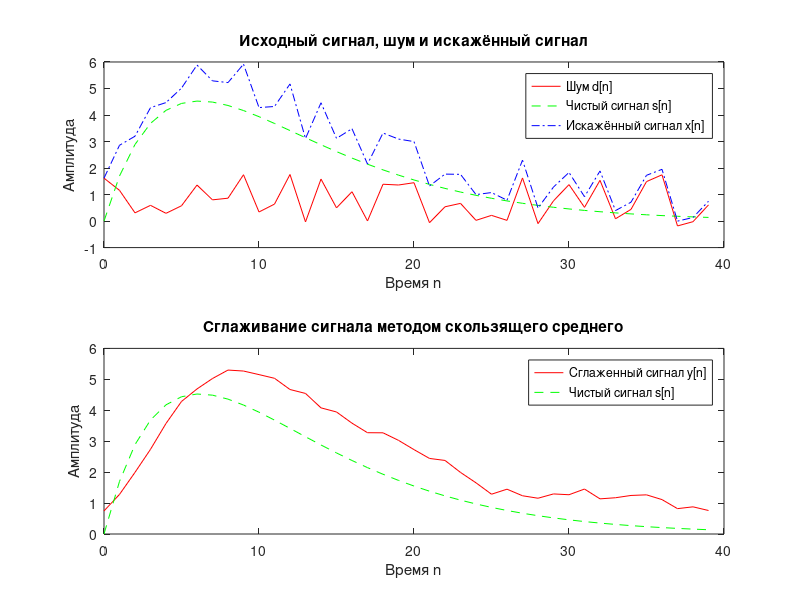

Source code (MATLAB):
% Метод скользящего среднего (Moving Average)
% Сглаживание сигнала путём усреднения

% Инициализация графика
clf;

% Параметры сигнала
R = 40;
d = 2 * (rand(R, 1) - 0.1); % Генерация случайного шума
m = 0:R-1;
s = 2 * m .* (0.85 .^ m); % Генерация чистого сигнала
x = s + d'; % Генерация искажённого шумом сигнала

% Визуализация исходного сигнала, шума и искажённого сигнала
subplot(2,1,1);
plot(m, d', 'r-', m, s, 'g--', m, x, 'b-.');
xlabel('Время n'); ylabel('Амплитуда');
legend('Шум d[n]', 'Чистый сигнал s[n]', 'Искажённый сигнал x[n]');
title('Исходный сигнал, шум и искажённый сигнал');

% Применение метода скользящего среднего
x1 = [0 0 0 0 0 x]; x2 = [0 0 0 0 x 0]; x3 = [0 0 0 x 0 0];
x4 = [0 0 x 0 0 0]; x5 = [0 x 0 0 0 0]; x6 = [x 0 0 0 0 0];
y = (x1 + x2 + x3 + x4 + x5 + x6) / 6;

% Отображение результатов сглаживания
subplot(2,1,2);
plot(m, y(2:R+1), 'r-', m, s, 'g--');
legend('Сглаженный сигнал y[n]', 'Чистый сигнал s[n]');
xlabel('Время n'); ylabel('Амплитуда');
title('Сглаживание сигнала методом скользящего среднего');
